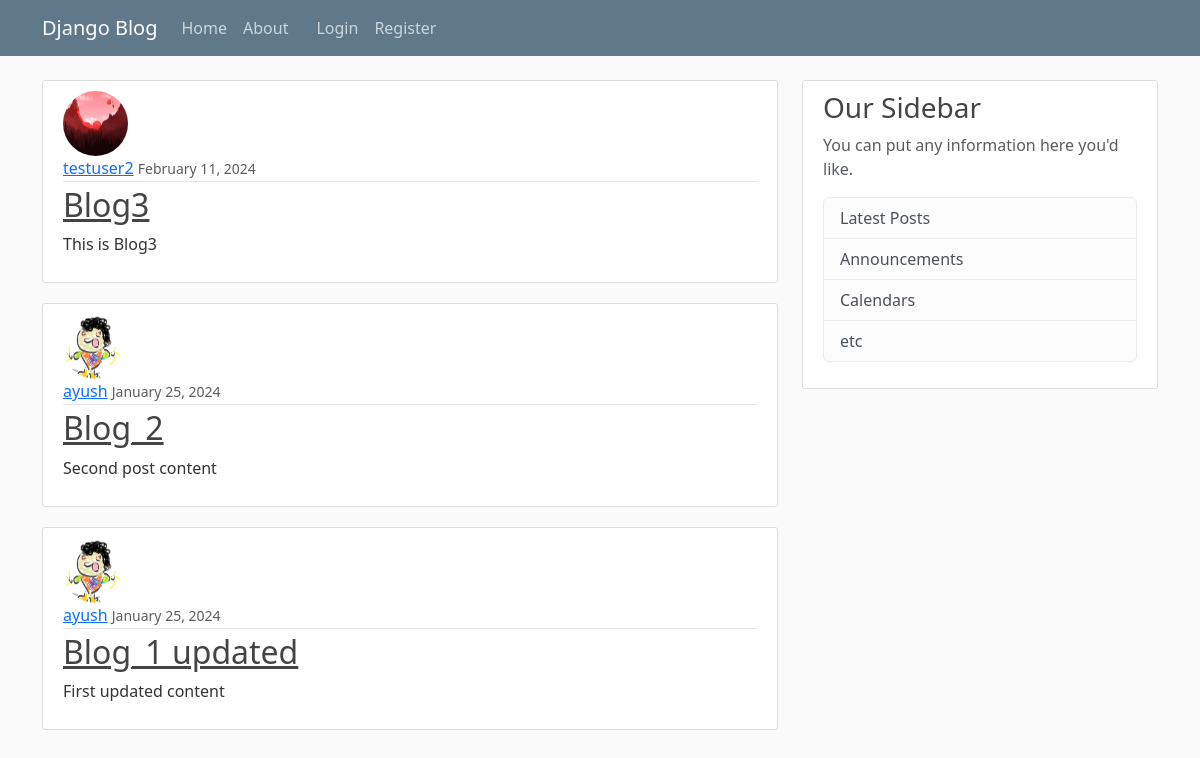
/, run on an earlier commit of the app's database.
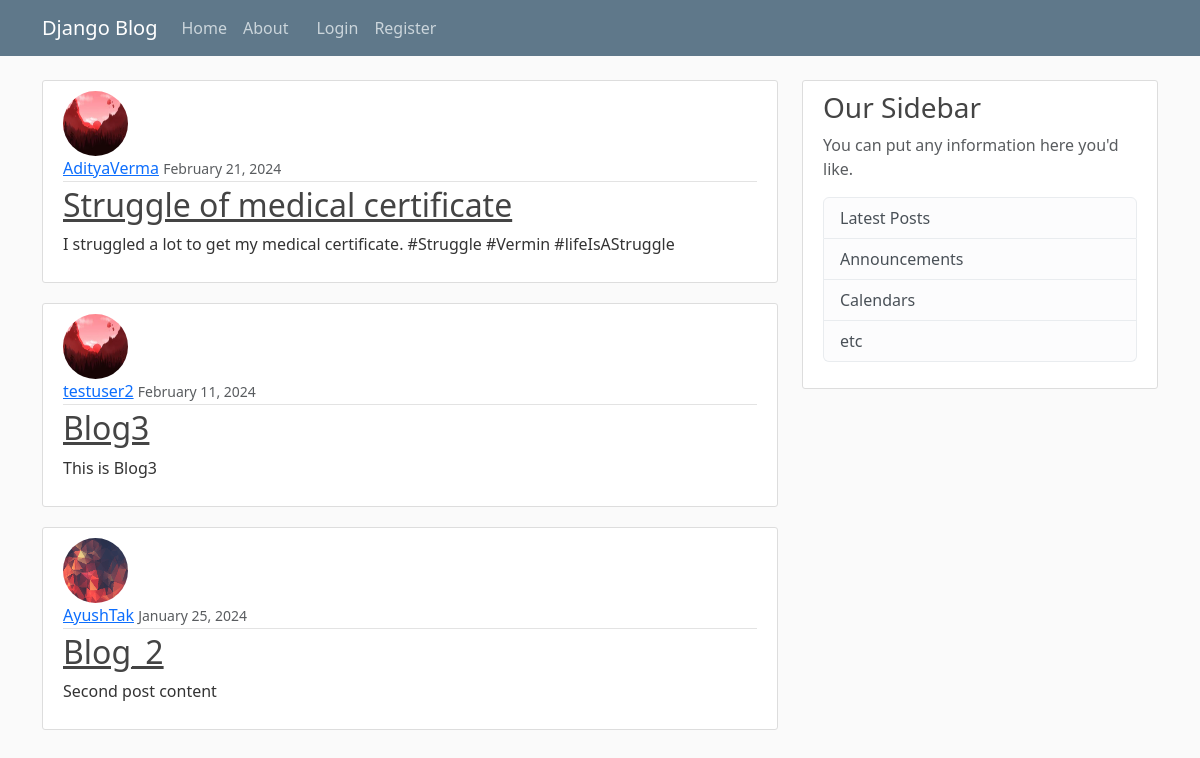
And on a later commit of the database.
### blog/models.py (models this page shows, shortened)
class Post(models.Model):
    title = models.CharField(max_length = 100)
    content = models.TextField()
    date_posted = models.DateTimeField(default = timezone.now)
    author = models.ForeignKey(User, on_delete = models.CASCADE)

### users/models.py (models this page shows, shortened)
class Profile(models.Model):
    user = models.OneToOneField(User, on_delete=models.CASCADE)
    image = models.ImageField(default='default.jpg', upload_to='profile_pics')

### blog/views.py (the view)
# urls.py: path('', PostListView.as_view(), name="blog_home"),
class PostListView(ListView):
    model = Post
    template_name = "blog/home.html"
    context_object_name = 'posts'
    ordering = ['-date_posted']
    paginate_by = 3

### blog/templates/blog/home.html
{% extends "blog/base.html"%}
{% block content%}
    {%  for post in posts %}
    <article class="media content-section">
      <img src=  "{{post.author.profile.image.url }}" class="rounded-circle article-img">
        <div class="media-body">
          <div class="article-metadata">
            <a class="mr-2" href="#">{{ post.author }}</a>
            <small class="text-muted">{{ post.date_posted|date:"F d, Y" }}</small>
          </div>
          <h2><a class="article-title" href="{% url 'post_detail' post.id %}">{{ post.title }}</a></h2>
          <p class="article-content">{{ post.content }}</p>
        </div>
      </article>
    {% endfor %}
{% endblock content%}

What changed in the data, as far as the page shows it:
no longer on this page (row unchanged): Post: author.profile.image (picture), author "ayush", date_posted "January 25, 2024", title "Blog_1 updated", content "First updated content"
added Post: author.profile.image (placeholder picture), author "AdityaVerma", date_posted "February 21, 2024", title "Struggle of medical certificate", content "I struggled a lot to get my medical certificate. #Struggle #Vermin #lifeIsAStruggle"
changed through a linked row, Post "Blog_2": author.profile.image: a different picture; author "ayush" → "AyushTak"
